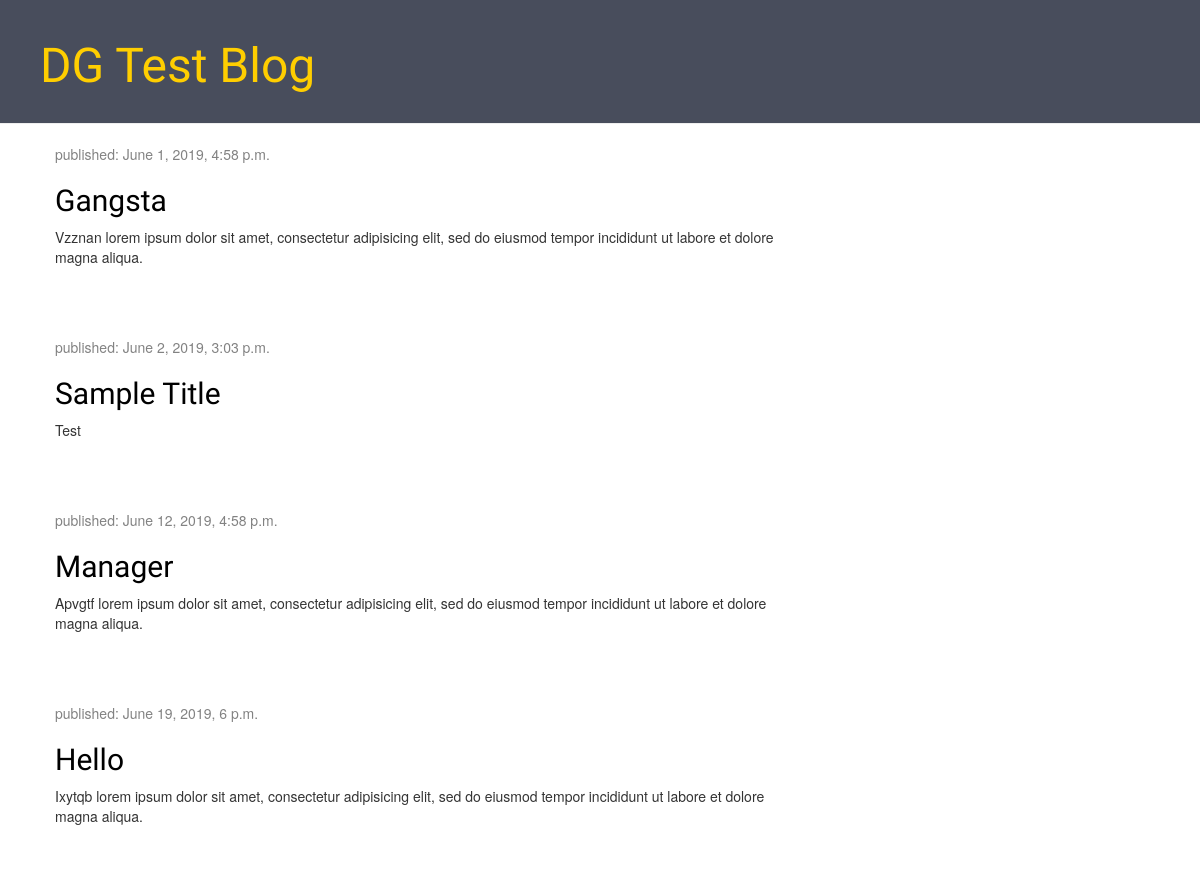
Before: / with the older database file.
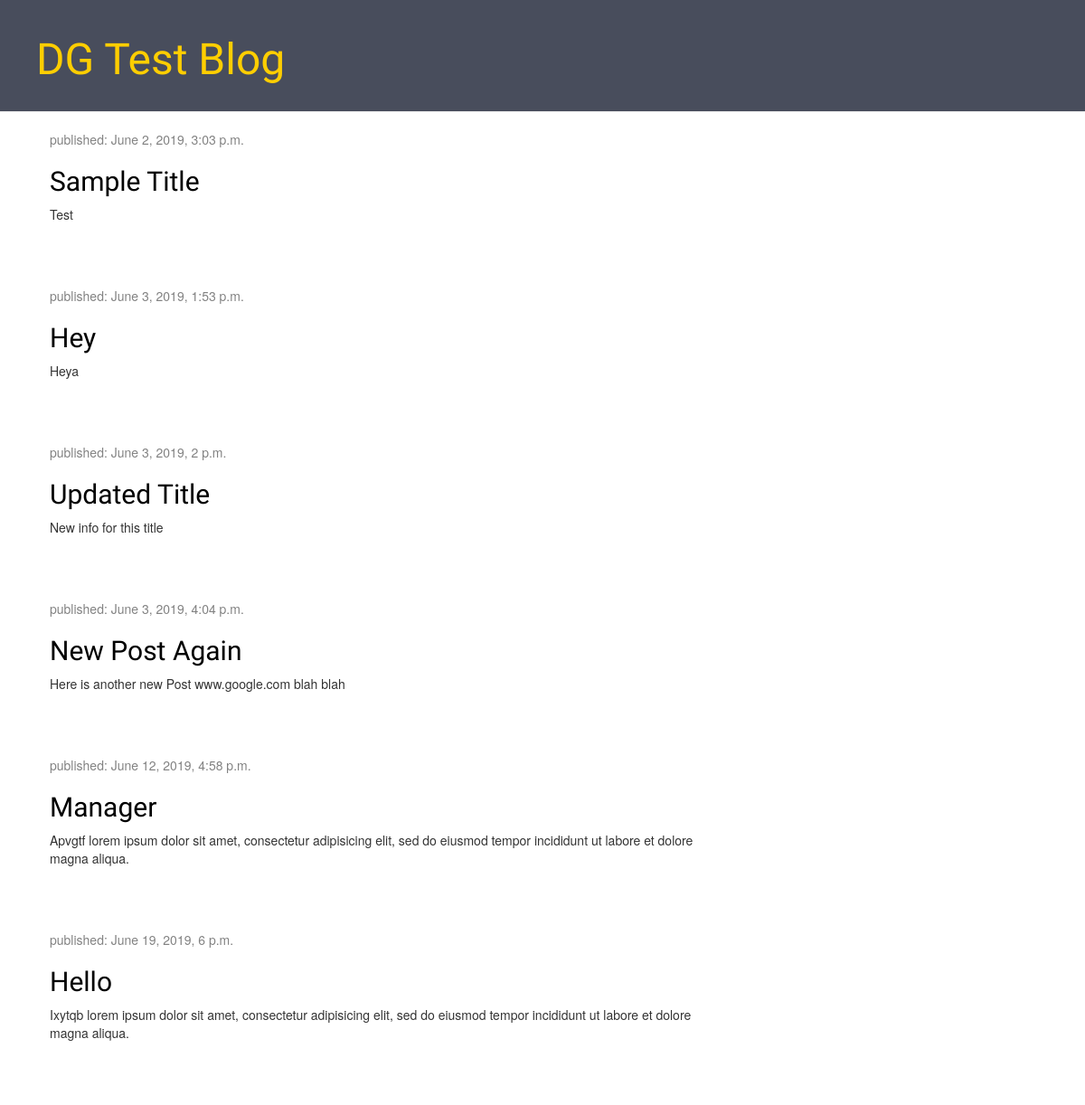
After: the same page with the newer database file.
### blog/models.py (models this page shows, shortened)
class Post(models.Model):
    author = models.ForeignKey(settings.AUTH_USER_MODEL, on_delete=models.CASCADE)
    title = models.CharField(max_length=200)
    text = models.TextField()
    created_date = models.DateTimeField(default=timezone.now)
    published_date = models.DateTimeField(blank=True, null=True)

### blog/views.py (the view)
# urls.py: path('', views.post_list, name='post_list'),
def post_list(request):
    posts = Post.objects.filter(published_date__lte=timezone.now()).order_by('published_date')
    return render(request, 'blog/post_list.html', {'posts':posts})

### templates/blog/post_list.html
{% extends 'blog/base.html' %}
{% block body_block %}
{% for post in posts %}
  <div class="post">
    <div class="date">
      <p>published: {{ post.published_date }}</p>
    </div>
    <h2><a href="{% url 'post_detail' pk=post.pk %}">{{ post.title }}</a></h2>
    <p>{{ post.text | linebreaksbr }}</p>
  </div>
{% endfor %}
{% endblock %}

### templates/blog/base.html (shortened to what this page needs)
<!DOCTYPE html>
{% load static %}
<html lang="en" dir="ltr">
  <head>
    <link rel="stylesheet" href="//maxcdn.bootstrapcdn.com/bootstrap/3.2.0/css/bootstrap.min.css">
    <link rel="stylesheet" href="//maxcdn.bootstrapcdn.com/bootstrap/3.2.0/css/bootstrap-theme.min.css">
    <link rel="stylesheet" href="{% static 'css/blog.css' %}">
  </head>
  <body>
    <div class="page-header">
      <h1><a href="/">DG Test Blog</a></h1>
    </div>
    <div class="content container">
      <div class="row">
        <div class="col-md-8">
          {% block body_block %}
          {% endblock %}
        </div>
      </div>
    </div>
  </body>
</html>

### blog/static/css/blog.css (style rules this page uses)
.page-header { background-color: #484d5c; margin-top: 0; padding: 20px 20px 20px 40px; }
.page-header h1, .page-header h1 a, .page-header h1 a:visited, .page-header h1 a:active { font-size: 36pt; text-decoration: none; color: #ffce00; }
.content { margin-left: 40px; }
h1, h2, h3, h4 { font-family: 'Oswald', sans-serif; }
.date { color: #828282; }
.post { margin-bottom: 70px; }
.post h2 a, .post h2 a:visited { color: #000000; }

Changed rows visible on the page:
shown differently, row unchanged: Post "Sample Title": moves up the list
added Post: published_date "June 3, 2019, 1:53 p.m.", title "Hey", text "Heya"
changed Post: published_date "June 1, 2019, 4:58 p.m." → "June 3, 2019, 2 p.m."; title "Gangsta" → "Updated Title"; text "Vzznan lorem ipsum dolor sit amet, consectetur adipisicing elit, sed do eiusmod tempor incididunt ut labore et dolore magna aliqua." → "New info for this title"
added Post: published_date "June 3, 2019, 4:04 p.m.", title "New Post Again", text "Here is another new Post www.google.com blah blah"
